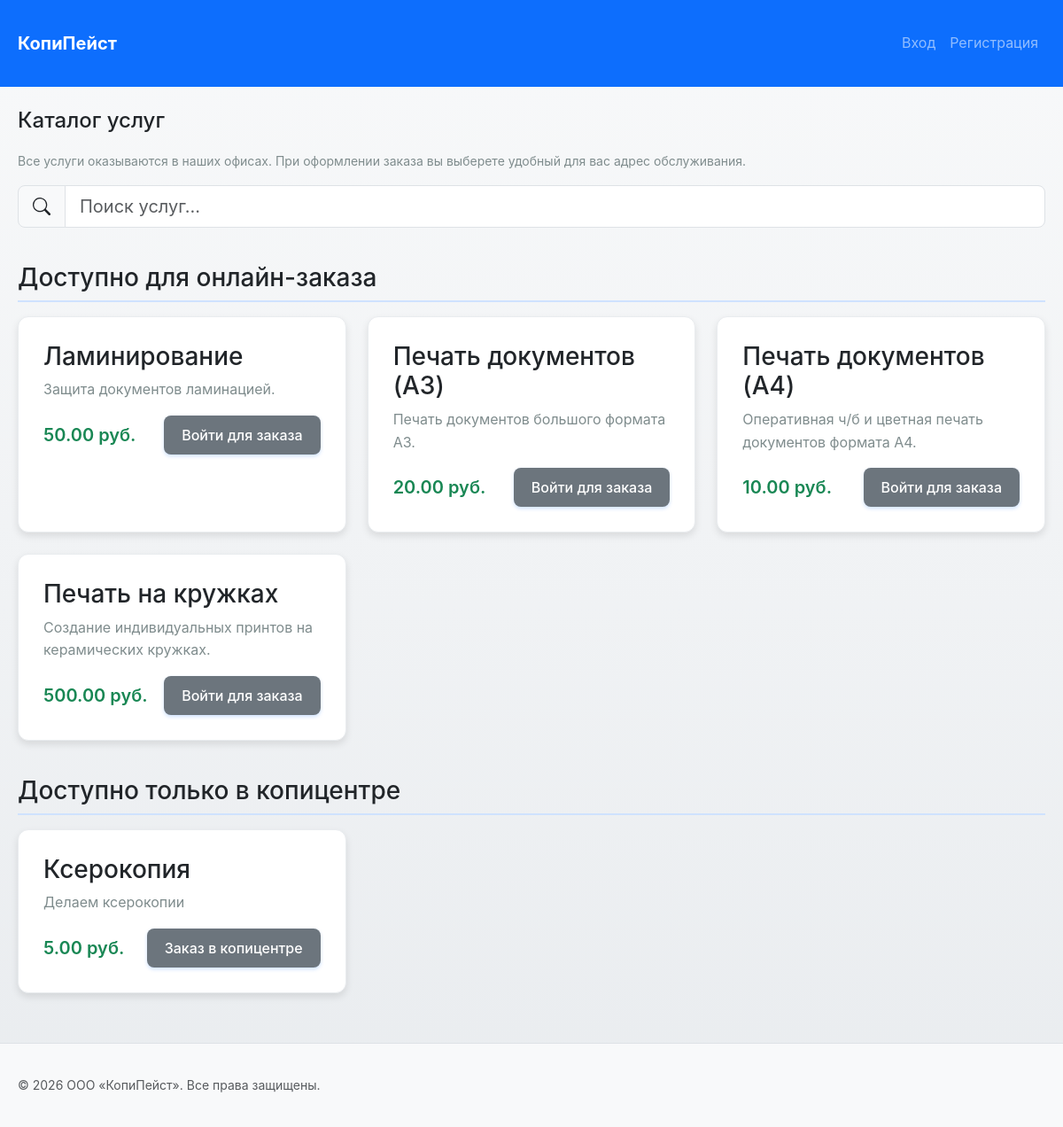
The page / on the database its author committed.
### tables this page shows
CREATE TABLE `services` (
  `service_id` int NOT NULL,
  `service_name` varchar(255) NOT NULL,
  `description` text,
  `base_price` decimal(10,2) NOT NULL,
  `location_id` int DEFAULT NULL,
  `is_active` tinyint(1) DEFAULT '1',
  `created_at` timestamp NULL DEFAULT CURRENT_TIMESTAMP,
  `is_offline` tinyint(1) NOT NULL DEFAULT '0' COMMENT '1 - услуга только оффлайн, 0 - можно заказать онлайн'
);

### function/helpers.php (called while the page is built, shortened)
<?php
function formatPrice(float|int $price): string
{
    return number_format($price, 2, '.', ' ') . ' руб.';
}

### index.php (the view, shortened to what this page needs)
<?php
require_once 'function/connect.php';
require_once 'function/helpers.php';
require_once __DIR__ . '/function/layout_start.php';
?>
        <section class="services">
            <h2>Каталог услуг</h2>
            <p class="form-hint">
                Все услуги оказываются в наших офисах. При оформлении заказа вы выберете удобный для вас адрес обслуживания.
            </p>
            <div class="mb-4" x-data="{ search: '' }">
                <div class="input-group input-group-lg">
                    <span class="input-group-text">
                        <svg width="20" height="20" fill="currentColor" viewBox="0 0 16 16">
                            <path d="M11.742 10.344a6.5 6.5 0 1 0-1.397 1.398h-.001c.03.04.062.078.098.115l3.85 3.85a1 1 0 0 0 1.415-1.414l-3.85-3.85a1.007 1.007 0 0 0-.115-.1zM12 6.5a5.5 5.5 0 1 1-11 0 5.5 5.5 0 0 1 11 0z"/>
                        </svg>
                    </span>
                    <input type="text"
                           class="form-control"
                           placeholder="Поиск услуг..."
                           x-model="search"
                           @input.debounce.300ms="filterServices">
                </div>
            </div>
            <?php
            $onlineServices = [];
            $offlineServices = [];
            try {
                $services = $pdo->query("SELECT * FROM services ORDER BY is_offline ASC, service_name ASC")->fetchAll(PDO::FETCH_ASSOC);
                foreach ($services as $service) {
                    if (!empty($service['is_offline'])) {
                        $offlineServices[] = $service;
                    } else {
                        $onlineServices[] = $service;
                    }
                }
            } catch (PDOException $e) {
                $onlineServices = [
                    ['service_id' => 0, 'service_name' => 'Печать документов (A4)', 'description' => 'Оперативная ч/б и цветная печать документов формата A4.', 'base_price' => 10, 'is_active' => 1, 'is_offline' => 0],
                    ['service_id' => 0, 'service_name' => 'Печать документов (A3)', 'description' => 'Печать документов большого формата A3.', 'base_price' => 20, 'is_active' => 1, 'is_offline' => 0],
                    ['service_id' => 0, 'service_name' => 'Печать на кружках', 'description' => 'Создание индивидуальных принтов на керамических кружках.', 'base_price' => 500, 'is_active' => 1, 'is_offline' => 0],
                    ['service_id' => 0, 'service_name' => 'Ксерокопия', 'description' => 'Копирование документов.', 'base_price' => 5, 'is_active' => 1, 'is_offline' => 0],
                    ['service_id' => 0, 'service_name' => 'Ламинирование', 'description' => 'Защита документов ламинацией.', 'base_price' => 50, 'is_active' => 1, 'is_offline' => 0],
                ];
            }
            if (empty($onlineServices) && empty($offlineServices)):
            ?>
                <p class="empty-state">В данный момент услуги недоступны. Пожалуйста, обратитесь к администратору.</p>
            <?php else: ?>
                <?php if (!empty($onlineServices)): ?>
                    <h3 class="services-group-title">Доступно для онлайн-заказа</h3>
                    <div class="services-grid">
                        <?php foreach($onlineServices as $service):
                            $isAvailable = !empty($service['is_active']);
                            $hasId = !empty($service['service_id']);
                            $orderUrl = $hasId
                                ? 'orders/create.php?service_id=' . (int)$service['service_id']
                                : 'orders/create.php?service=' . rawurlencode($service['service_name']) . '&price=' . (float)$service['base_price'];
                        ?>
                            <div class="service-item <?= !$isAvailable ? 'service-unavailable' : '' ?>">
                                <h3><?= htmlspecialchars($service['service_name']) ?></h3>
                                <p><?= htmlspecialchars($service['description'] ?? '') ?></p>
                                <div class="service-footer">
                                    <span class="price"><?= formatPrice($service['base_price']) ?></span>
                                    <?php if (!$isAvailable): ?>
                                        <span class="btn btn-disabled" title="Услуга временно недоступна">Недоступна</span>
                                    <?php elseif(isset($_SESSION['user_id'])): ?>
                                        <a href="<?= $orderUrl ?>" class="btn btn-primary">Заказать онлайн</a>
                                    <?php else: ?>
                                        <a href="login/index.php" class="btn btn-secondary">Войти для заказа</a>
                                    <?php endif; ?>
                                </div>
                            </div>
                        <?php endforeach; ?>
                    </div>
                <?php endif; ?>
                <?php if (!empty($offlineServices)): ?>
                    <h3 class="services-group-title">Доступно только в копицентре</h3>
                    <div class="services-grid">
                        <?php foreach($offlineServices as $service):
                            $isAvailable = !empty($service['is_active']);
                        ?>
                            <div class="service-item <?= !$isAvailable ? 'service-unavailable' : '' ?>">
                                <h3><?= htmlspecialchars($service['service_name']) ?></h3>
                                <p><?= htmlspecialchars($service['description'] ?? '') ?></p>
                                <div class="service-footer">
                                    <span class="price"><?= formatPrice($service['base_price']) ?></span>
                                    <?php if (!$isAvailable): ?>
                                        <span class="btn btn-disabled" title="Услуга временно недоступна">Недоступна</span>
                                    <?php else: ?>
                                        <span class="btn btn-secondary">Заказ в копицентре</span>
                                    <?php endif; ?>
                                </div>
                            </div>
                        <?php endforeach; ?>
                    </div>
                <?php endif; ?>
            <?php endif; ?>
        </section>
<?php require_once __DIR__ . '/function/layout_end.php'; ?>

### css/style.css (style rules this page uses)
:root { --cp-primary: #0d6efd; --cp-primary-hover: #0b5ed7; --cp-primary-light: #cfe2ff; --cp-secondary: #6c757d; --cp-success: #198754; --cp-danger: #dc3545; --cp-warning: #ffc107; --cp-info: #0dcaf0; --cp-light: #f8f9fa; --cp-dark: #212529; --cp-gradient-primary: linear-gradient(135deg, #667eea 0%, #764ba2 100%); --cp-gradient-success: linear-gradient(135deg, #81FBB8 0%, #28C76F 100%); --cp-border: #dee2e6; --cp-border-light: #e9ecef; --cp-radius: 0.5rem; --cp-radius-sm: 0.25rem; --cp-radius-lg: 0.75rem; --cp-shadow: 0 0.125rem 0.25rem rgba(0, 0, 0, 0.075); --cp-shadow-md: 0 0.25rem 0.5rem rgba(0, 0, 0, 0.1); --cp-shadow-lg: 0 0.5rem 1rem rgba(0, 0, 0, 0.15); --cp-shadow-hover: 0 0.75rem 1.5rem rgba(0, 0, 0, 0.2); --cp-transition: all 0.3s cubic-bezier(0.4, 0, 0.2, 1); --cp-transition-fast: all 0.15s ease-in-out; --cp-font-sans: -apple-system, BlinkMacSystemFont, 'Segoe UI', Roboto, 'Helvetica Neue', Arial, sans-serif; --cp-font-mono: 'Monaco', 'Courier New', monospace; }
* { margin: 0; padding: 0; box-sizing: border-box; }
body, .site-body { font-family: var(--cp-font-sans); line-height: 1.6; color: var(--cp-dark); background: linear-gradient(to bottom, #f8f9fa 0%, #e9ecef 100%); min-height: 100vh; }
.site-main h2 { margin-bottom: 1.25rem; font-size: 1.5rem; color: var(--cp-dark); }
.btn { display: inline-flex; align-items: center; justify-content: center; gap: 0.5rem; padding: 0.625rem 1.25rem; background-color: var(--cp-primary); color: #fff; text-decoration: none; border: none; border-radius: var(--cp-radius); cursor: pointer; font-size: 1rem; font-weight: 500; transition: var(--cp-transition-fast); box-shadow: 0 2px 4px rgba(13, 110, 253, 0.2); position: relative; overflow: hidden; }
.btn::before { content: ''; position: absolute; top: 50%; left: 50%; width: 0; height: 0; border-radius: 50%; background: rgba(255, 255, 255, 0.3); transform: translate(-50%, -50%); transition: width 0.6s, height 0.6s; }
.btn-secondary { background-color: var(--cp-secondary); }
.form-hint, .order-total-hint { font-size: 0.875rem; color: #7f8c8d; margin-bottom: 1rem; }
.services-grid { display: grid; grid-template-columns: repeat(auto-fill, minmax(300px, 1fr)); gap: 1.5rem; margin-bottom: 2rem; }
.service-item { background: #fff; padding: 1.75rem; border-radius: var(--cp-radius-lg); box-shadow: var(--cp-shadow-md); border: 1px solid var(--cp-border-light); transition: var(--cp-transition); position: relative; overflow: hidden; }
.service-item::before { content: ''; position: absolute; top: 0; left: 0; right: 0; height: 4px; background: var(--cp-gradient-primary); transform: scaleX(0); transform-origin: left; transition: transform 0.3s ease; }
.service-item h3 { margin-bottom: 0.5rem; color: var(--cp-dark); }
.service-item p { color: #7f8c8d; margin-bottom: 1rem; }
.service-footer { display: flex; justify-content: space-between; align-items: center; margin-top: 1rem; }
.price { font-size: 1.25rem; font-weight: 600; color: var(--cp-success); }

### index.php (style rules this page uses)
.services-group-title { margin-top: 2.5rem; margin-bottom: 1rem; border-bottom: 2px solid var(--cp-primary-light); padding-bottom: 0.5rem; }

### rows shown on the page
services: service_name "Ламинирование", description "Защита документов ламинацией.", base_price "50.00 руб.", is_active "Войти для заказа"
services: service_name "Печать документов (A3)", description "Печать документов большого формата A3.", base_price "20.00 руб.", is_active "Войти для заказа"
services: service_name "Печать документов (A4)", description "Оперативная ч/б и цветная печать документов формата A4.", base_price "10.00 руб.", is_active "Войти для заказа"
services: service_name "Печать на кружках", description "Создание индивидуальных принтов на керамических кружках.", base_price "500.00 руб.", is_active "Войти для заказа"
services: service_name "Ксерокопия", description "Делаем ксерокопии", base_price "5.00 руб.", is_active "Заказ в копицентре"
